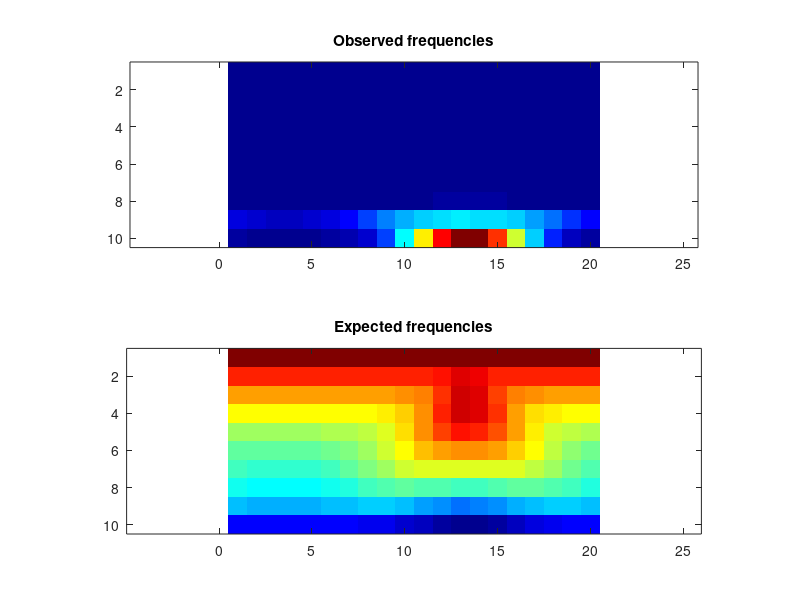

Source code (MATLAB):
obsFrequencies = [ 0, 0, 0, 0, 0, 0, 0, 0, 0, 0, 0, 0, 0, 0, 0, 0, 0, 0, 0, 0; 0, 0, 0, 0, 0, 0, 0, 0, 0, 0, 0, 0, 0, 0, 0, 0, 0, 0, 0, 0; 0, 0, 0, 0, 0, 0, 0, 0, 0, 0, 0, 0, 0, 0, 0, 0, 0, 0, 0, 0; 0, 0, 0, 0, 0, 0, 0, 0, 0, 0, 0, 0, 0, 0, 0, 0, 0, 0, 0, 0; 0, 0, 0, 0, 0, 0, 0, 0, 0, 0, 0, 0, 0, 0, 0, 0, 0, 0, 0, 0; 0, 0, 0, 0, 0, 0, 0, 0, 0, 0, 0, 0, 0, 0, 0, 0, 0, 0, 0, 0; 0, 0, 0, 0, 0, 0, 0, 0, 0, 0, 0, 0, 0, 0, 0, 0, 0, 0, 0, 0; 445, 394, 354, 394, 401, 519, 621, 864, 1163, 1264, 1409, 1514, 1503, 1590, 1551, 1397, 1292, 985, 798, 601; 7975, 6248, 5706, 5602, 6561, 8278, 11646, 17087, 22921, 27652, 30827, 32597, 33172, 32898, 31883, 30295, 26999, 21720, 15726, 10672; 1672, 1177, 1068, 1099, 1281, 1815, 3307, 7163, 17218, 35897, 60573, 83026, 96118, 95102, 79186, 54762, 31118, 14094, 5961, 2839 ];
expFrequencies = [ 21724.9, 21724.9, 21724.9, 21724.9, 21724.9, 21724.9, 21724.9, 21724.9, 21724.9, 21724.9, 21724.9, 21724.9, 21767, 21744.3, 21724.8, 21724.9, 21724.9, 21724.8, 21724.9, 21724.9; 18795.8, 18795.8, 18795.8, 18795.8, 18795.8, 18795.8, 18795.8, 18795.8, 18795.8, 18795.9, 18804.8, 19010.6, 19970.6, 19736.1, 18916.1, 18799.6, 18795.8, 18795.8, 18795.8, 18795.8; 16765.5, 16765.5, 16765.5, 16765.5, 16765.5, 16765.5, 16765.6, 16766, 16771.9, 16831, 17224.1, 18587.3, 20324.1, 20041.8, 18190.9, 17077.7, 16805.9, 16769.2, 16765.8, 16765.6; 15012.2, 15010.2, 15009.7, 15009.7, 15010.4, 15013.1, 15023, 15063.2, 15221.4, 15747.9, 17012.8, 18869.6, 20196.2, 20015.4, 18459.2, 16663, 15580.8, 15167.3, 15049.1, 15019.6; 13468, 13430.6, 13417.7, 13419.2, 13436.1, 13481.8, 13593.7, 13859.5, 14439.5, 15500.7, 16961.9, 18310.8, 19009.5, 18923.7, 18057.6, 16627.9, 15224.1, 14275.3, 13781, 13560.1; 12334, 12190.8, 12133.4, 12140.1, 12213.6, 12381.2, 12698.9, 13246, 14080.2, 15134.8, 16143.2, 16788.2, 17016.1, 16992.9, 16686.4, 15944.2, 14895.3, 13873, 13102.3, 12612.5; 11612.9, 11377.6, 11273.6, 11286.2, 11417.2, 11684.4, 12111.5, 12702.9, 13401.5, 14056.5, 14471.3, 14563.2, 14495.4, 14509.3, 14566.1, 14408.6, 13926.9, 13245.3, 12560.6, 12003.2; 10846.2, 10626.1, 10521.1, 10534, 10664.7, 10909, 11248.9, 11636.1, 11980, 12161.5, 12094.4, 11823.4, 11578.2, 11614.1, 11891.1, 12131, 12141.2, 11914.2, 11551, 11167.9; 9410.65, 9303.86, 9247.73, 9254.84, 9323.69, 9438.32, 9565.35, 9651.77, 9630.28, 9438.78, 9057.51, 8562.48, 8188.68, 8242.51, 8671.75, 9155.57, 9497.42, 9647.73, 9639.61, 9538.82; 6214.41, 6244.06, 6254.36, 6253.22, 6239.66, 6203.86, 6128.18, 5989.72, 5765.44, 5439.79, 5014.56, 4522.97, 4087.48, 4161.97, 4632.91, 5115.36, 5520.18, 5822.97, 6026.7, 6149.31 ];
colormap(jet);
clf; subplot(2,1,1);
imagesc(obsFrequencies);
title('Observed frequencies');
axis equal;
subplot(2,1,2);
imagesc(expFrequencies);
axis equal;
title('Expected frequencies');
